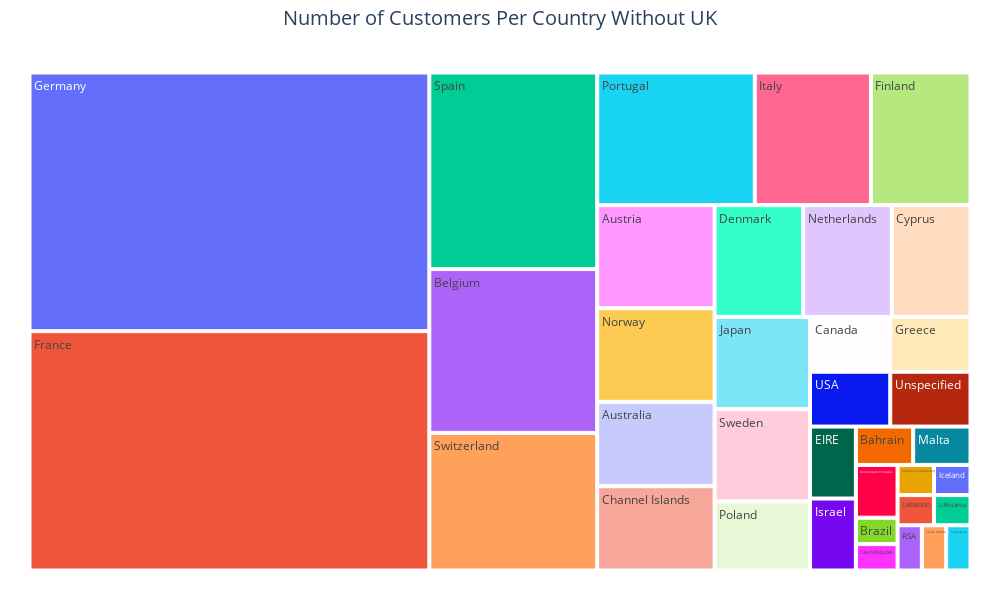

The notebook cell saved with this chart:
### Code cell
# PLOTLY TREEMAP
fig = px.treemap(df.groupby('Country')[["CustomerID"]].nunique().sort_values(by="CustomerID", ascending=False).iloc[1:],
                 path=[df.groupby('Country')[["CustomerID"]].nunique().sort_values(by="CustomerID", ascending=False).iloc[1:].index], 
                 values='CustomerID', 
                 width=1000, 
                 height=600)
fig.update_layout(title_text='Number of Customers Per Country Without UK',
                  title_x = 0.5, title_font = dict(size=20)
)
fig.update_layout(margin = dict(t=50, l=25, r=25, b=25))
fig.show()

### Figure 1 — Plotly figure (JSON) as saved in the notebook; plotly's stock layout.template omitted (floating-point values rounded to 4 significant figures)
{"data": [{"branchvalues": "total", "domain": {"x": [0, 1], "y": [0, 1]}, "hovertemplate": "labels=%{label}<br>CustomerID=%{value}<br>parent=%{parent}<br>id=%{id}<extra></extra>", "ids": ["Australia", "Austria", "Bahrain", "Belgium", "Brazil", "Canada", "Channel Islands", "Cyprus", "Czech Republic", "Denmark", "EIRE", "European Community", "Finland", "France", "Germany", "Greece", "Iceland", "Israel", "Italy", "Japan", "Lebanon", "Lithuania", "Malta", "Netherlands", "Norway", "Poland", "Portugal", "RSA", "Saudi Arabia", "Singapore", "Spain", "Sweden", "Switzerland", "USA", "United Arab Emirates", "Unspecified"], "labels": ["Australia", "Austria", "Bahrain", "Belgium", "Brazil", "Canada", "Channel Islands", "Cyprus", "Czech Republic", "Denmark", "EIRE", "European Community", "Finland", "France", "Germany", "Greece", "Iceland", "Israel", "Italy", "Japan", "Lebanon", "Lithuania", "Malta", "Netherlands", "Norway", "Poland", "Portugal", "RSA", "Saudi Arabia", "Singapore", "Spain", "Sweden", "Switzerland", "USA", "United Arab Emirates", "Unspecified"], "name": "", "parents": ["", "", "", "", "", "", "", "", "", "", "", "", "", "", "", "", "", "", "", "", "", "", "", "", "", "", "", "", "", "", "", "", "", "", "", ""], "type": "treemap", "values": [9, 11, 2, 25, 1, 4, 9, 8, 1, 9, 3, 1, 12, 87, 94, 4, 1, 3, 14, 8, 1, 1, 2, 9, 10, 6, 19, 1, 1, 1, 30, 8, 21, 4, 2, 4]}], "layout": {"height": 600, "legend": {"tracegroupgap": 0}, "margin": {"b": 25, "l": 25, "r": 25, "t": 50}, "title": {"font": {"size": 20}, "text": "Number of Customers Per Country Without UK", "x": 0.5}, "width": 1000}}
